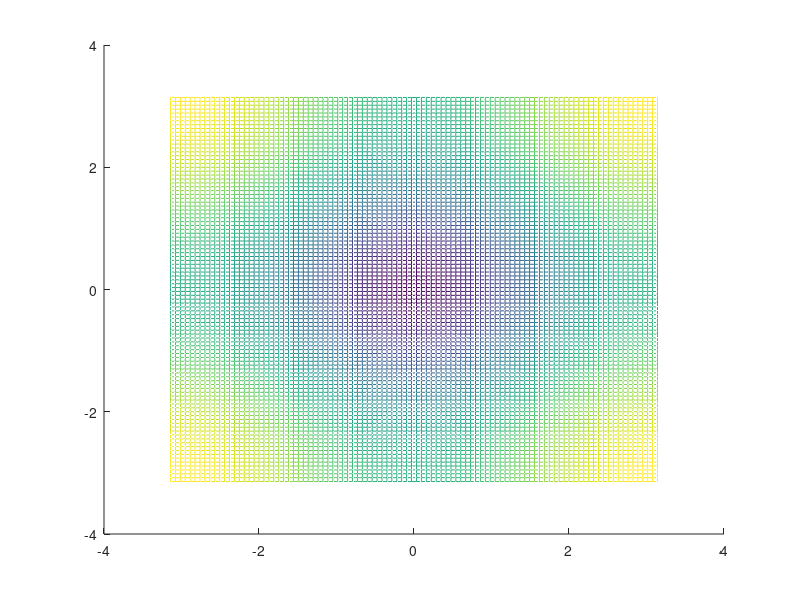

This chart was generated by the following MATLAB code:
Ed = 10;
Ep = 8;
U = 1;
[kx, ky] = meshgrid(linspace(-pi,pi,100), linspace(-pi,pi,100));
E = sqrt((Ed-Ep)^2 + 16*U^2*(sin(kx/2).^2+sin(ky/2).^2));
Eplus = (Ed+Ep)/2 + E;
Eminus = (Ed+Ep)/2 - E;
figure;
hold on;
mesh(kx, ky, Eplus);
% mesh(kx, ky, Eminus);
